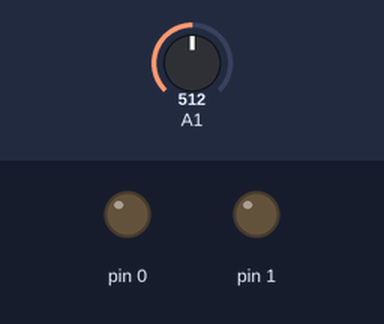
A sketch run on a simulated Arduino Uno, built with avr-gcc and run on an emulated ATmega328P. Shown: output pins drawn as LEDs (lit = HIGH). The test bench sets the inputs (shaded band); at power-on: A1 = 512.

Above: at 0.01 s.
At 1.2 s:
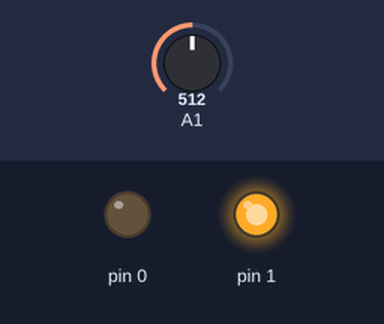
1.3 s: A1 set to 122
At 2.5 s:
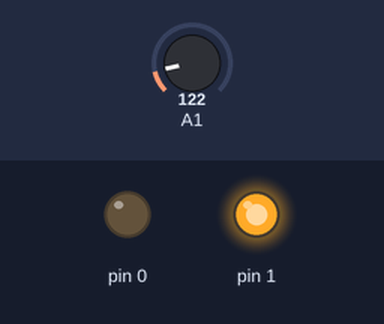
Timing chart, 0 to 4.3 s (numbered marks = the images above; inputs shaded):
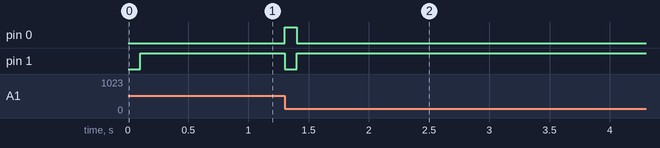

The sketch:

sense3_code.ino
```cpp
/****************************************
Example Sound Level Sketch for the
Adafruit Microphone Amplifier
****************************************/

const int sampleWindow = 100; // Sample window width in mS (50 mS = 20Hz)
unsigned int sample;
int val=0;
int upperLimit=0;
int lowerLimit=1024;


void setup()
{
  analogReference(INTERNAL);
   pinMode(0, OUTPUT);
   pinMode(1, OUTPUT);
   pinMode(A1, INPUT);
}


void loop()
{
   unsigned long startMillis= millis();  // Start of sample window
   unsigned int peakToPeak = 0;   // peak-to-peak level

   unsigned int signalMax = 0;
   unsigned int signalMin = 1024;

   // collect data for 50 mS
   while (millis() - startMillis < sampleWindow)
   {
      sample = analogRead(A1);
      if (sample < 1024)  // toss out spurious readings
      {
         if (sample > signalMax)
         {
            signalMax = sample;  // save just the max levels
            if(signalMax>upperLimit)
            {
             upperLimit=signalMax;
            }
         }
         else if (sample < signalMin)
         {
            signalMin = sample;  // save just the min levels
            if(sample<lowerLimit)
            {
             lowerLimit=sample;
            }
         }
      }
   }
   peakToPeak = signalMax - signalMin;  // max - min = peak-peak amplitude
   //constrain(peakToPeak, lowerLimit, upperLimit);
   val = map(peakToPeak, lowerLimit, upperLimit, 0, 255);
   analogWrite(0, val);
   analogWrite(1, 255-val);
}
```

Measured:
- after the input at 1.3 s, pin 0: LOW → HIGH at once, → LOW 0.10 s later; pin 1: HIGH → LOW at once, → HIGH 0.10 s later
